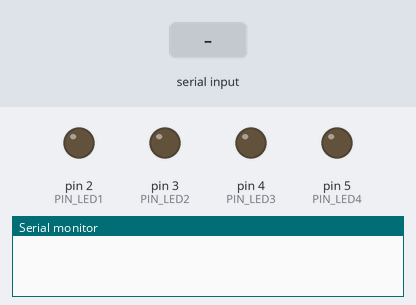
The sketch below on a simulated Arduino Uno, built with avr-gcc and run on an emulated ATmega328P. Shown: output pins drawn as LEDs (lit = HIGH), the last lines printed to the serial monitor. Inputs (shaded band) come from the test bench.

Above: at 1.2 s.
1.3 s: "1" received over the second serial link
At 1.9 s:
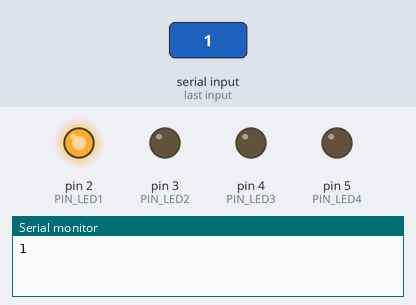
2.8 s: "2" received over the second serial link
At 4.0 s:
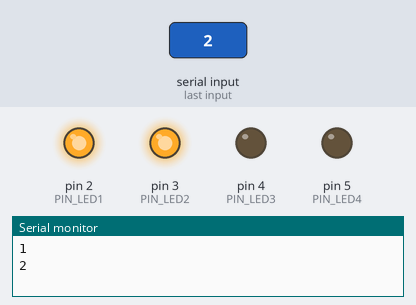
4.3 s: "A" received over the second serial link
At 5.4 s:
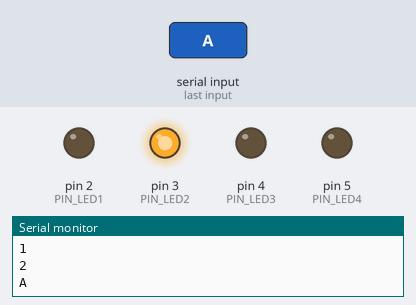
5.8 s: "3" received over the second serial link
At 6.5 s:
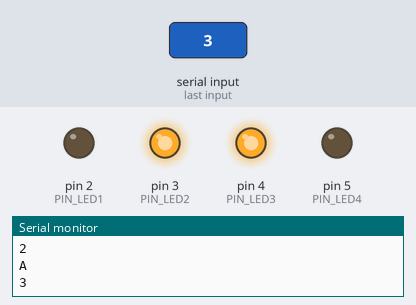
7.3 s: "B" received over the second serial link
At 7.6 s:
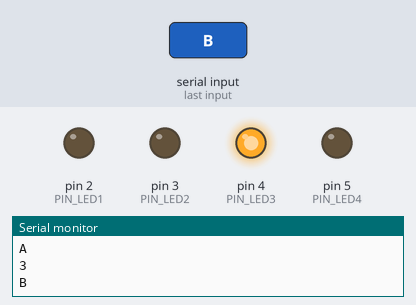
8.8 s: "4" received over the second serial link
At 10.0 s:
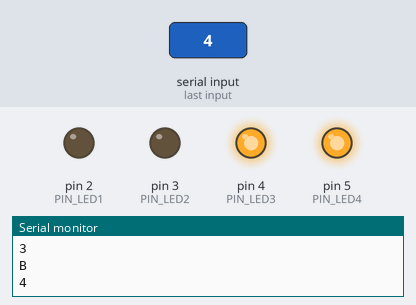
Timing chart, 0 to 11.3 s (numbered marks = the images above; inputs shaded):
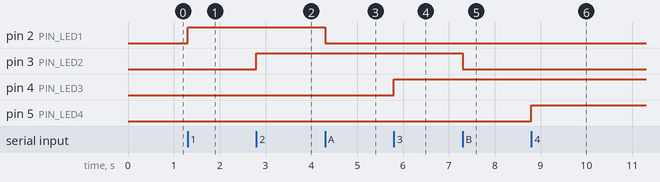

Measured:
- after the input at 1.3 s, pin 2 (PIN_LED1): LOW → HIGH at once
- after the input at 2.8 s, pin 3 (PIN_LED2): LOW → HIGH at once
- after the input at 4.3 s, pin 2 (PIN_LED1): HIGH → LOW at once
- after the input at 5.8 s, pin 4 (PIN_LED3): LOW → HIGH at once
- after the input at 7.3 s, pin 3 (PIN_LED2): HIGH → LOW at once
- after the input at 8.8 s, pin 5 (PIN_LED4): LOW → HIGH at once

The sketch:

4LED_ANDROID.ino
```cpp
//Project Cotroll 4 LED Light using Android

const int PIN_LED1 = 2;
const int PIN_LED2 = 3;
const int PIN_LED3 = 4;
const int PIN_LED4 = 5;

#include <SoftwareSerial.h>
SoftwareSerial mySerial(7, 8);
char val;

void setup() {
  pinMode(PIN_LED1, OUTPUT);
  pinMode(PIN_LED2, OUTPUT);
  pinMode(PIN_LED3, OUTPUT);
  pinMode(PIN_LED4, OUTPUT);
  mySerial.begin(9600);
  Serial.begin(9600);
}

void loop() {
if( mySerial.available() >0){
  val = mySerial.read();
  Serial.println(val);
}
if ( val == '1' ){
  digitalWrite(PIN_LED1,HIGH);}
  else if( val == '2' ) {
    digitalWrite(PIN_LED2,HIGH);}
     else if( val == '3' ) {
    digitalWrite(PIN_LED3,HIGH);}
     else if( val == '4' ) {
    digitalWrite(PIN_LED4,HIGH);}

  else if( val == '9' ){
    digitalWrite(PIN_LED1,HIGH);
    digitalWrite(PIN_LED2,HIGH);
    digitalWrite(PIN_LED3,HIGH);
    digitalWrite(PIN_LED4,HIGH);
  }
    else if( val == 'A' ){
    digitalWrite(PIN_LED1,LOW);}
    else if( val == 'B' ){
    digitalWrite(PIN_LED2,LOW);}
     else if( val == 'C' ){
    digitalWrite(PIN_LED3,LOW);}
    else if( val == 'D' ){
    digitalWrite(PIN_LED4,LOW);
    }

    else if( val == 'I' ){
      digitalWrite(PIN_LED1,LOW);
      digitalWrite(PIN_LED2,LOW);
      digitalWrite(PIN_LED3,LOW);
      digitalWrite(PIN_LED4,LOW);
    }
  }
```
